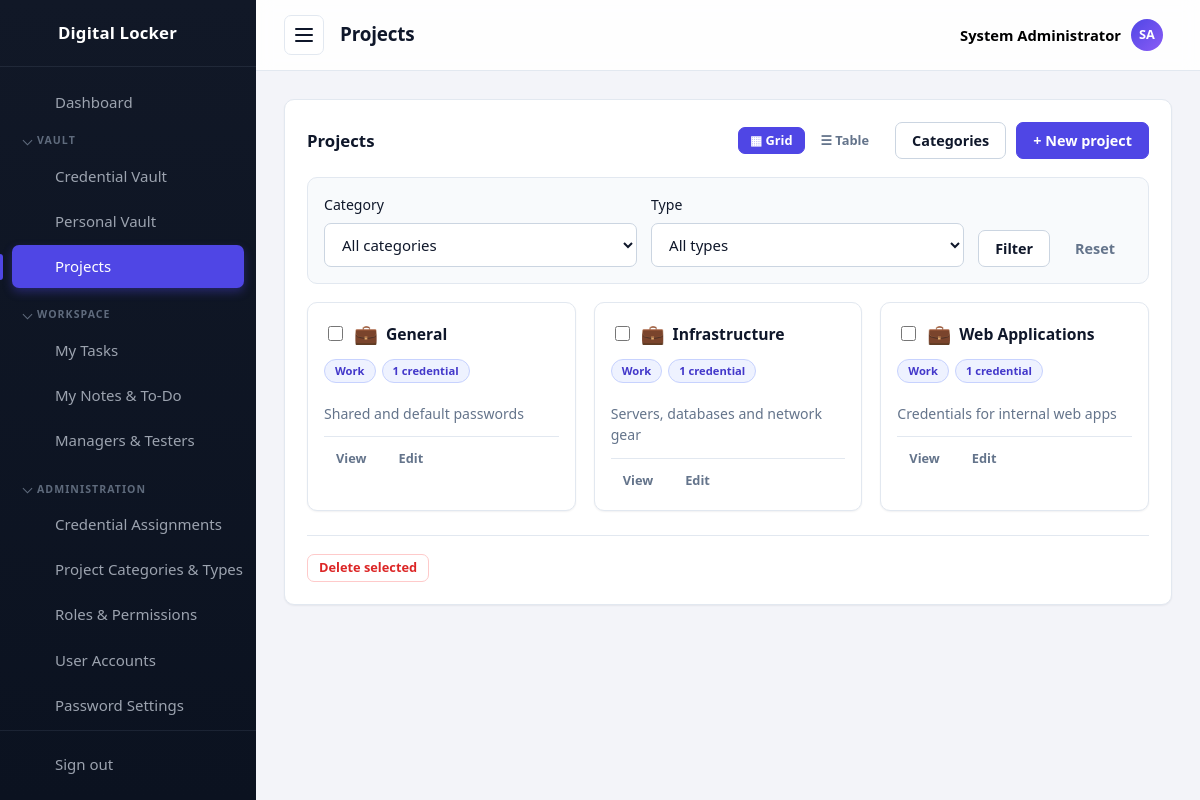
Page /projects/index.php (signed in) on the committed database.
### tables this page shows
CREATE TABLE settings (
  id          INT UNSIGNED AUTO_INCREMENT PRIMARY KEY,
  setting_key VARCHAR(60) NOT NULL UNIQUE,
  setting_value TEXT NULL
);

CREATE TABLE projects (
  id          INT UNSIGNED AUTO_INCREMENT PRIMARY KEY,
  name        VARCHAR(100) NOT NULL UNIQUE,
  category    VARCHAR(60)  NOT NULL DEFAULT '',
  type        VARCHAR(60)  NOT NULL DEFAULT '',
  description VARCHAR(255) NOT NULL DEFAULT '',
  created_at  TIMESTAMP DEFAULT CURRENT_TIMESTAMP
);

CREATE TABLE project_categories (
  id         INT UNSIGNED AUTO_INCREMENT PRIMARY KEY,
  name       VARCHAR(60) NOT NULL UNIQUE,
   
   
  icon       VARCHAR(255) NOT NULL DEFAULT '📁',
  created_at TIMESTAMP DEFAULT CURRENT_TIMESTAMP
);

### projects/index.php (the view, shortened to what the rows shown need)
<?php
require_once __DIR__ . '/../includes/init.php';
$isAdmin = isAdministrator();
$pageTitle = $isAdmin ? 'Projects' : 'My Projects';
$sql = 'SELECT p.id, p.name, p.category, p.type, p.description,
               (SELECT COUNT(*) FROM passwords pw WHERE pw.project_id = p.id) AS password_count'
     . (!$isAdmin ? ', pm.project_role AS my_role' : '')
     . '   FROM projects p';
$params = [];
$sql .= ' WHERE 1=1';
$sql .= ' ORDER BY p.name';
$stmt = $db->prepare($sql);
$stmt->execute($params);
$projects = $stmt->fetchAll();
$categories = projectCategoryOptions();
$viewMode = ($_GET['view'] ?? '') === 'table' ? 'table' : 'grid';
require __DIR__ . '/../includes/header.php';
?>
<div class="card">
    <div class="card__header card__header--stack">
        <h2 class="card__title"><?= e($pageTitle) ?></h2>
    </div>
    <?php if (!$projects): ?>
        <p class="muted">No projects match your filters.</p>
    <?php else: ?>
        <?php if ($isAdmin): ?>
        <form method="post" action="delete.php" onsubmit="return confirm('Delete the selected project(s)? Their passwords will be unassigned.');">
        <?php endif; ?>
        <?php if ($viewMode === 'table'): ?>
        <div class="table-wrap">
        <table class="table">
            <thead>
                <tr>
                    <?php if ($isAdmin): ?><th style="width:36px"><input type="checkbox" id="proj-check-all"></th><?php endif; ?>
                    <th>Name</th>
                    <th>Category</th>
                    <th>Type</th>
                    <th>Description</th>
                    <th>Passwords</th>
                    <th class="table__actions">Actions</th>
                </tr>
            </thead>
            <tbody>
            <?php foreach ($projects as $p): ?>
                <tr>
                    <?php if ($isAdmin): ?><td><input type="checkbox" name="ids[]" value="<?= (int) $p['id'] ?>" class="proj-check"></td><?php endif; ?>
                    <td><strong><a href="view.php?id=<?= (int) $p['id'] ?>"><?= e($p['name']) ?></a></strong></td>
                    <td><?= $p['category'] ? e(projectCategoryIcon($p['category'])) . ' ' . e($p['category']) : '—' ?></td>
                    <td><?= $p['type'] ? e(projectTypeIcon($p['type'])) . ' ' . e($p['type']) : '—' ?></td>
                    <td><?= e($p['description'] ?: '—') ?></td>
                    <td><?= (int) $p['password_count'] ?></td>
                    <td class="table__actions">
                        <?php if ($isAdmin || ($p['my_role'] ?? null) === 'manager'): ?>
                            <a class="btn btn--small" href="edit.php?id=<?= (int) $p['id'] ?>">Edit</a>
                        <?php else: ?>
                            <a class="btn btn--small btn--ghost" href="view.php?id=<?= (int) $p['id'] ?>">View</a>
                        <?php endif; ?>
                    </td>
                </tr>
            <?php endforeach; ?>
            </tbody>
        </table>
        </div>
        <?php else: ?>
        <div class="credential-grid">
            <?php foreach ($projects as $p): ?>
                <div class="credential-card">
                    <div class="credential-card__header">
                        <?php if ($isAdmin): ?><input type="checkbox" name="ids[]" value="<?= (int) $p['id'] ?>" class="proj-check credential-card__mark"><?php endif; ?>
                        <span class="credential-card__icon"><?= $p['category'] ? e(projectCategoryIcon($p['category'])) : '📁' ?></span>
                        <a class="credential-card__title" href="view.php?id=<?= (int) $p['id'] ?>"><?= e($p['name']) ?></a>
                    </div>
                    <div class="credential-card__meta">
                        <?php if ($p['category']): ?><a class="badge badge--role" href="index.php?category=<?= urlencode($p['category']) ?>&amp;view=<?= e($viewMode) ?>"><?= e($p['category']) ?></a><?php endif; ?>
                        <span class="badge badge--role"><?= (int) $p['password_count'] ?> credential<?= (int) $p['password_count'] === 1 ? '' : 's' ?></span>
                    </div>
                    <p class="muted" style="margin:10px 0 0"><?= e($p['description'] ?: 'No description.') ?></p>
                    <div class="credential-card__actions">
                        <a class="btn btn--small btn--ghost" href="view.php?id=<?= (int) $p['id'] ?>">View</a>
                        <?php if ($isAdmin || ($p['my_role'] ?? null) === 'manager'): ?>
                            <a class="btn btn--small btn--ghost" href="edit.php?id=<?= (int) $p['id'] ?>">Edit</a>
                        <?php endif; ?>
                    </div>
                </div>
            <?php endforeach; ?>
        </div>
        <?php endif; ?>
        <?php if ($isAdmin): ?>
        </form>
        <?php endif; ?>
    <?php endif; ?>
</div>
<?php require __DIR__ . '/../includes/footer.php'; ?>

### includes/header.php (shortened to what the rows shown need)
<?php
require_once __DIR__ . '/init.php';
function navIcon(string $name): string
{
    $icons = [
        'dashboard' => '<path d="M3 3h8v8H3zM13 3h8v5h-8zM13 12h8v9h-8zM3 15h8v6H3z"/>',
        'passwords' => '<circle cx="8" cy="15" r="4"/><path d="M10.8 12.2L21 2M18 5l3 3M15.5 7.5l2 2"/>',
        'personal'  => '<circle cx="12" cy="8" r="4"/><path d="M4 21c0-4.4 3.6-7 8-7s8 2.6 8 7"/>',
        'export'    => '<path d="M12 3v12M8 11l4 4 4-4M4 17v3h16v-3"/>',
        'projects'  => '<path d="M3 7a2 2 0 0 1 2-2h4l2 2h8a2 2 0 0 1 2 2v9a2 2 0 0 1-2 2H5a2 2 0 0 1-2-2z"/>',
        'tasks'     => '<path d="M9 5H7a2 2 0 0 0-2 2v12a2 2 0 0 0 2 2h10a2 2 0 0 0 2-2V7a2 2 0 0 0-2-2h-2"/><rect x="9" y="3" width="6" height="4" rx="1"/><path d="M9 12l2 2 4-4"/>',
        'notes'     => '<path d="M6 3h9l5 5v13a1 1 0 0 1-1 1H6a1 1 0 0 1-1-1V4a1 1 0 0 1 1-1z"/><path d="M15 3v5h5M8 13h8M8 17h5"/>',
        'team'      => '<circle cx="9" cy="8" r="3.5"/><path d="M2.5 20c0-3.5 3-5.5 6.5-5.5s6.5 2 6.5 5.5M16 4.5a3.5 3.5 0 0 1 0 7M17.5 14.5c2.5.6 4 2.3 4 5.5"/>',
        'categories' => '<path d="M4 4h7v7H4zM13 4h7v7h-7zM4 13h7v7H4zM13 13h7v7h-7z"/>',
        'assignments' => '<circle cx="9" cy="7" r="4"/><path d="M2.5 21c0-4 3-6.5 6.5-6.5s6.5 2.5 6.5 6.5"/><path d="M17 8l2 2 4-4"/>',
        'roles'     => '<path d="M12 3l8 3v6c0 4.5-3.2 7.6-8 9-4.8-1.4-8-4.5-8-9V6z"/><path d="M9 12l2 2 4-4"/>',
        'users'     => '<circle cx="9" cy="8" r="3.5"/><path d="M2.5 20c0-3.5 3-5.5 6.5-5.5s6.5 2 6.5 5.5M16 4.5a3.5 3.5 0 0 1 0 7M17.5 14.5c2.5.6 4 2.3 4 5.5"/>',
        'settings'  => '<path d="M4 7h10M18 7h2M4 17h2M10 17h10"/><circle cx="16" cy="7" r="2.5"/><circle cx="8" cy="17" r="2.5"/>',
        'logout'    => '<path d="M14 4H5v16h9M10 12h11M18 8l4 4-4 4"/>',
        'lock'      => '<rect x="5" y="11" width="14" height="10" rx="2"/><path d="M8 11V8a4 4 0 0 1 8 0v3M12 15v3"/>',
    ];
    return '<svg class="icon" width="24" height="24" viewBox="0 0 24 24" fill="none" stroke="currentColor" stroke-width="2" stroke-linecap="round" stroke-linejoin="round" aria-hidden="true">' . ($icons[$name] ?? '') . '</svg>';
}
?>
<!DOCTYPE html>
<html lang="en">
<head>
    <title><?= e(pageTitle($pageTitle)) ?></title>
    <link rel="stylesheet" href="<?= e(assetUrl('/assets/css/style.css')) ?>">
</head>
<body data-autolock="<?= (int) setting('auto_lock_minutes', '0') ?>" data-confirm-reveal="<?= (int) setting('require_confirm_reveal', '0') ?>" data-lock-url="<?= e(BASE_URL . '/lock.php') ?>">
<div class="layout">
    <aside class="sidebar" id="sidebar">
        <a class="sidebar__brand" href="<?= BASE_URL ?>/dashboard.php" aria-label="<?= e(appName()) ?>">
            <?= navIcon('lock') ?>
            <span class="sidebar__brand-text"><?= e(appName()) ?></span>
        </a>
    </aside>
    <div class="main">
        <header class="topbar">
            <h1 class="topbar__title"><?= e($pageTitle) ?></h1>
        </header>
        <main class="content">

### rows in the picture
settings: setting_value "Digital Locker"
projects: category.icon "💼", name "General", category "Work", password_count "1", description "Shared and default passwords"
projects: category.icon "💼", name "Infrastructure", category "Work", password_count "1", description "Servers, databases and network gear"
projects: category.icon "💼", name "Web Applications", category "Work", password_count "1", description "Credentials for internal web apps"

### other values in the picture
$navGroup['label'] "VAULT"
$navItem['label'] "Credential Vault"
$navItem['label'] "Personal Vault"
$navItem['label'] "Projects"
$navGroup['label'] "WORKSPACE"
$navItem['label'] "My Tasks"
$navItem['label'] "My Notes & To-Do"
$navItem['label'] "Managers & Testers"
$navGroup['label'] "ADMINISTRATION"
$navItem['label'] "Credential Assignments"
$navItem['label'] "Project Categories & Types"
$navItem['label'] "Roles & Permissions"
$navItem['label'] "User Accounts"
$navItem['label'] "Password Settings"
$pageTitle "Projects"
